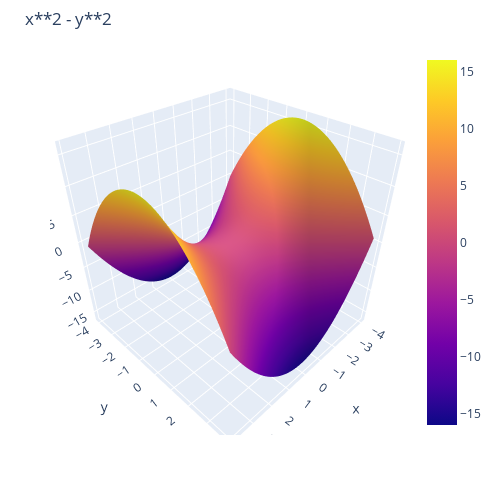

This figure's notebook cell:
### Markdown cell above
# 2変数関数のプロット

## 環境構築
Anacondaプロンプトで、次のコマンドを実行
```
conda install -c plotly plotly
```

## コード例

### Code cell
import numpy as np
import plotly.graph_objects as go

x_val = np.arange(-4, 4, 0.1)
y_val = np.arange(-4, 4, 0.1)
x_val, y_val = np.meshgrid(x_val, y_val)

# z = x**2 - y**2
z_val = x_val**2 - y_val**2
fig = go.Figure(data=[go.Surface(z=z_val, x=x_val, y=y_val)])

fig.update_layout(title='x**2 - y**2',
                  width=500, height=500,
                  margin=dict(l=50, r=50, b=65, t=50))

fig.show()

### Figure 1 — Plotly figure (JSON) as saved in the notebook; plotly's stock layout.template omitted (floating-point values rounded to 4 significant figures; data arrays with more than 128 entries replaced by an {"elided": "..."} marker saying what was removed)
{"data": [{"type": "surface", "x": {"elided": "80x80 float values"}, "y": {"elided": "80x80 float values"}, "z": {"elided": "80x80 float values"}}], "layout": {"height": 500, "margin": {"b": 65, "l": 50, "r": 50, "t": 50}, "title": {"text": "x**2 - y**2"}, "width": 500}}
